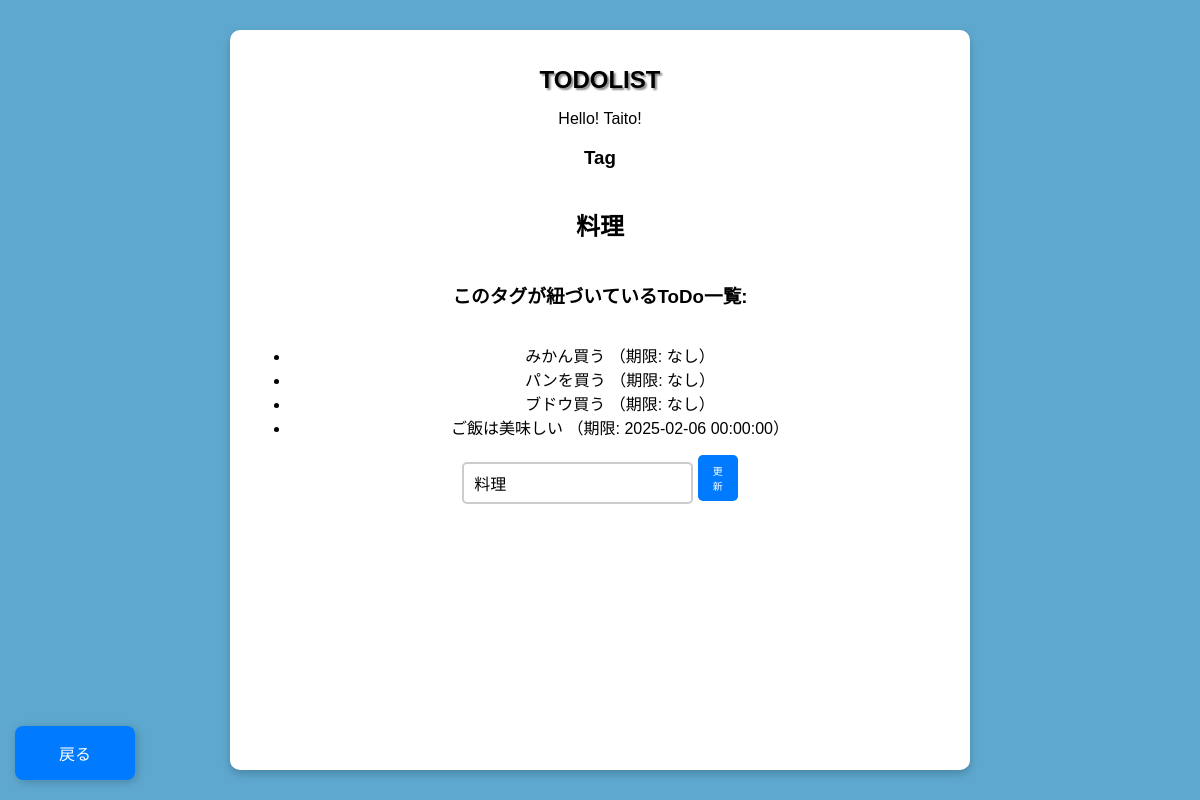
The page /tag/2 on the database as committed earlier.
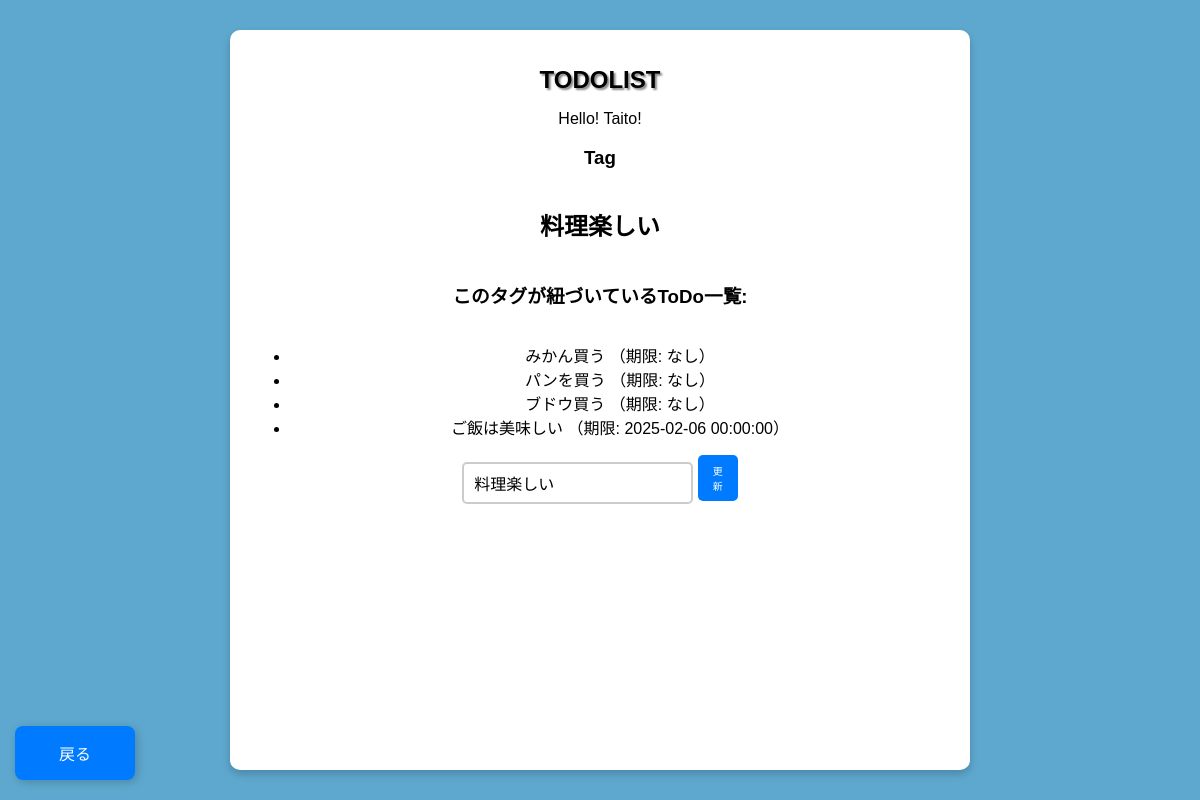
The same page on the database as committed later.
### app/database/table/models.py (models this page shows)
class Tag(Base):
    __tablename__ = 'tag'
    __table_args__ = {
        'comment': 'tagの内容を管理するテーブル'
    }
    id   = Column('tag_id', Integer, primary_key=True, autoincrement=True)
    desc = Column('description', String(200), nullable=False)
    settings = relationship("Set", back_populates="tag", cascade="all, delete-orphan")

class Todo(Base):
    __tablename__ = 'todo'
    __table_args__ = {
        'comment': 'todoの内容を管理するテーブル'
    }
    id   = Column('todo_id', Integer, primary_key=True, autoincrement=True)
    box  = Column('box', String(200), nullable=False)
    date = Column('date', DateTime, nullable=True)  # 現在時刻をデフォルトに設定
    completed = Column('completed', Boolean, default=False)
    settings = relationship("Set", back_populates="todo", cascade="all, delete-orphan")

### app/main.py (the view)
@app.get("/tag/{tag_id}")
async def read_tag(request: Request, tag_id: int):
    tag = db.query(Tag).filter(Tag.id == tag_id).first()
    if not tag:
        return JSONResponse(status_code=404, detail="Tagが見つかりません")
    related_todos = (
        db.query(Todo)
        .join(Set, Set.todo_id == Todo.id)
        .filter(Set.tag_id == tag_id)
        .all()
    )
    return templates.TemplateResponse("tag_get.html", {
        "request": request,
        "name": "Taito!",
        "tag": tag,
        "tag_id": tag_id,
        "related_todos": related_todos  # 紐づくToDoリストを渡す
    })

### app/templates/tag_get.html (shortened to what this page needs)
{% extends "layout.html" %}
{% block content %}
    <h3>Tag</h3>
    <h2>{{ tag.desc }}</h2>
    <h3>このタグが紐づいているToDo一覧:</h3>
    <ul>
        {% for todo in related_todos %}
            <li>{{ todo.box }} （期限: {{ todo.date if todo.date else 'なし' }}）</li>
        {% else %}
            <li>このタグに紐づくToDoはありません。</li>
        {% endfor %}
    </ul>
    <form id="tag-updateform" class="tag-updateform" data-tag-id="{{ tag.id }}">
        <input type="text" id="update-tagdesc" class="tag-updateinput" placeholder="Tagを入力" name="tagdesc" required value="{{ tag.desc }}">
        <button type="submit" class="add-button">更新</button>
    </form>
    <a href="/tag" class="back-button">戻る</a>
{% endblock %}

### app/templates/layout.html (shortened to what this page needs)
<!DOCTYPE html>
<html lang="ja">
<head>
    <link rel="stylesheet" href="/app/static/css/styles.css">
</head>
<body>
    <div class="background">
        <h1>TODOLIST</h1>
        <div style="display: flex; flex-direction: column; min-height: 80vh">
            <div class="container">
                Hello! {{ name }}
            </div>
        {%- block content %}{% endblock %}
        </div>
    </div>
</body>
</html>

### app/static/css/styles.css (style rules this page uses)
body { font-family: Arial, sans-serif; background-color: #5ea8cf; display: flex; justify-content: center; align-items: center; height: 100vh; margin: 0; }
.background { background: white; padding: 20px; border-radius: 10px; box-shadow: 0 4px 8px rgba(0, 0, 0, 0.2); text-align: center; width: 700px; }
h1 { font-size: 24px; font-weight: bold; text-shadow: 2px 2px 2px #888; }
input { flex: 1; padding: 10px; border: 2px solid #ccc; border-radius: 5px; font-size: 16px; }
button { background-color: #3498db; color: white; border: none; padding: 10px; cursor: pointer; border-radius: 5px; font-size: 20px; width: 40px; }
.back-button { text-decoration: none; position: fixed; bottom: 20px; left: 15px; width: 40px; background-color: #007bff; color: white; border: none; padding: 15px 40px; border-radius: 8px; font-size: 16px; cursor: pointer; box-shadow: 2px 2px 10px rgba(0, 0, 0, 0.2); transition: background-color 0.3s ease; display: flex; align-items: center; justify-content: center; }
.add-button { padding: 8px 15px; font-size: 10px; background-color: #007bff; color: white; border: none; border-radius: 5px; cursor: pointer; transition: background-color 0.3s ease; }

Rows that differ between the two databases and show on the page:
changed Tag: desc "料理" → "料理楽しい"; tagdesc "料理" → "料理楽しい"
